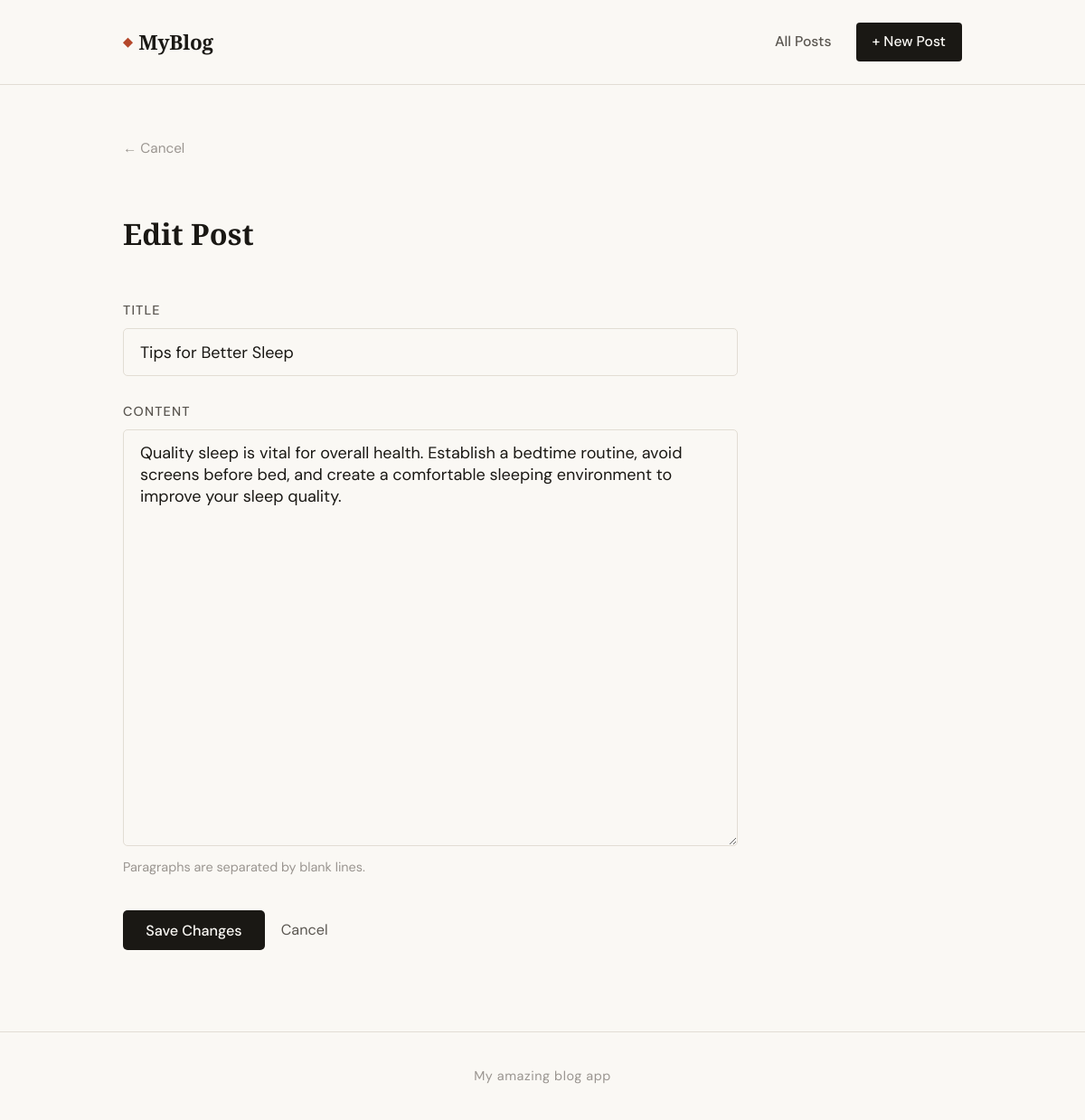
Screenshot of /edit/tips-for-better-sleep with the database file from the repository.
### tables this page shows
CREATE TABLE posts (
                id INTEGER PRIMARY KEY AUTOINCREMENT,
                title TEXT NOT NULL,
                slug TEXT NOT NULL UNIQUE,
                content TEXT NOT NULL,
                excerpt TEXT,
                created_at TEXT NOT NULL,
                updated_at TEXT NOT NULL
            );

### app.py (the view, shortened to what this page needs)
@app.route("/edit/<slug>", methods=["GET", "POST"])
def edit_post(slug):
    db = get_db()
    p = db.execute("SELECT * FROM posts WHERE slug = ?", (slug,)).fetchone()
    if p is None:
        abort(404)
    return render_template("edit.html", post=p, form=dict(p))

### app.py (called while the page is built)
def get_db():
    db = getattr(g, "_database", None)
    if db is None:
        db = g._database = sqlite3.connect(DATABASE)
        db.row_factory = sqlite3.Row
    return db

@app.teardown_appcontext
def close_connection(exception):
    db = getattr(g, "_database", None)
    if db is not None:
        db.close()

### templates/edit.html (shortened to what this page needs)
{% extends "base.html" %}
{% block content %}
<div class="editor-page">
  <header class="editor-header">
    <a href="{{ url_for('index') }}" class="back-link">← Cancel</a>
    <h1>{% if post %}Edit Post{% else %}New Post{% endif %}</h1>
  </header>
  <form method="POST" class="editor-form">
    <div class="field">
      <label for="title">Title</label>
      <input
        type="text"
        id="title"
        name="title"
        value="{{ form.title or '' }}"
        placeholder="What's this post about?"
        autofocus
        required
      />
    </div>
    <div class="field">
      <label for="content">Content</label>
      <textarea
        id="content"
        name="content"
        rows="18"
        placeholder="Start writing… Separate paragraphs with a blank line."
        required
      >{{ form.content or '' }}</textarea>
      <p class="field-hint">Paragraphs are separated by blank lines.</p>
    </div>
    <div class="editor-actions">
      <button type="submit" class="btn-primary">
        {% if post %}Save Changes{% else %}Publish Post{% endif %}
      </button>
      <a href="{{ url_for('index') }}" class="btn-ghost">Cancel</a>
    </div>
  </form>
</div>
{% endblock %}

### static/css/style.css (style rules this page uses)
:root { --ink: #1a1814; --ink-soft: #5a5650; --ink-faint: #9a9590; --paper: #faf8f4; --paper-warm: #f2ede4; --rule: #e2ddd4; --accent: #b5472a; --accent-light: #f0e8e4; --font-serif: 'Playfair Display', Georgia, serif; --font-sans: 'DM Sans', system-ui, sans-serif; --max-w: 740px; --max-w-wide: 1000px; }
*, *::before, *::after { box-sizing: border-box; margin: 0; padding: 0; }
html { font-size: 18px; scroll-behavior: smooth; }
body { font-family: var(--font-sans); background: var(--paper); color: var(--ink); line-height: 1.7; min-height: 100vh; display: flex; flex-direction: column; }
a { color: inherit; text-decoration: none; }
.back-link { display: inline-block; font-size: 0.85rem; color: var(--ink-faint); margin-bottom: 2rem; transition: color 0.15s; }
.editor-page { max-width: 680px; }
.editor-header { margin-bottom: 2.5rem; }
.editor-header h1 { font-family: var(--font-serif); font-size: 1.8rem; font-weight: 700; margin-top: 1rem; }
.editor-form { display: flex; flex-direction: column; gap: 1.5rem; }
.field { display: flex; flex-direction: column; gap: 0.4rem; }
.field label { font-size: 0.8rem; font-weight: 500; letter-spacing: 0.08em; text-transform: uppercase; color: var(--ink-soft); }
.field input, .field textarea { font-family: var(--font-sans); font-size: 1rem; color: var(--ink); background: var(--paper); border: 1px solid var(--rule); border-radius: 5px; padding: 0.75rem 1rem; outline: none; transition: border-color 0.15s, box-shadow 0.15s; resize: vertical; }
.field input::placeholder, .field textarea::placeholder { color: var(--ink-faint); }
.field-hint { font-size: 0.8rem; color: var(--ink-faint); margin-top: 0.2rem; }
.editor-actions { display: flex; gap: 1rem; align-items: center; padding-top: 0.5rem; }
.btn-primary { display: inline-block; background: var(--ink); color: var(--paper); padding: 0.65rem 1.4rem; border-radius: 5px; font-family: var(--font-sans); font-size: 0.9rem; font-weight: 500; border: none; cursor: pointer; transition: background 0.15s; }
.btn-ghost { color: var(--ink-soft); font-size: 0.9rem; }

### rows the page displays
posts: title "Tips for Better Sleep", content "Quality sleep is vital for overall health. Establish a bedtime routine, avoid screens before bed, and create a comfortable sleeping environment to improve your sleep quality."
